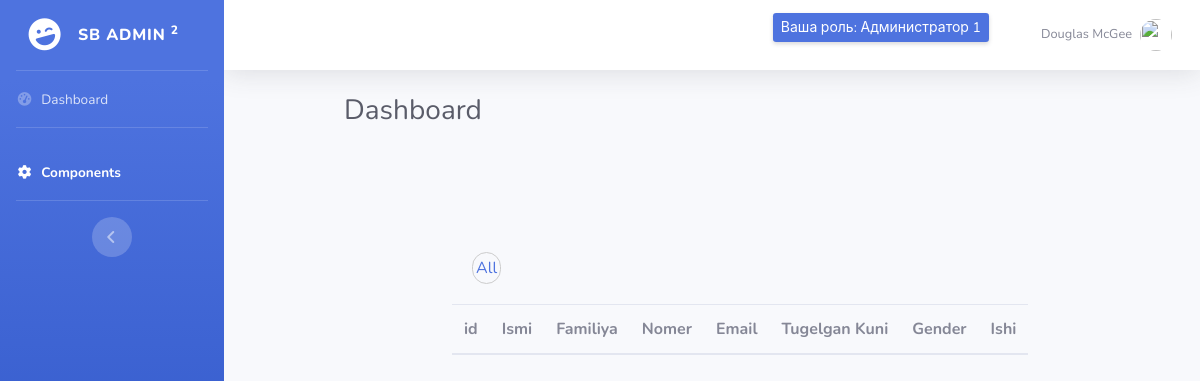
Page /workers/?job=ustoz (signed in) on the earlier database version.
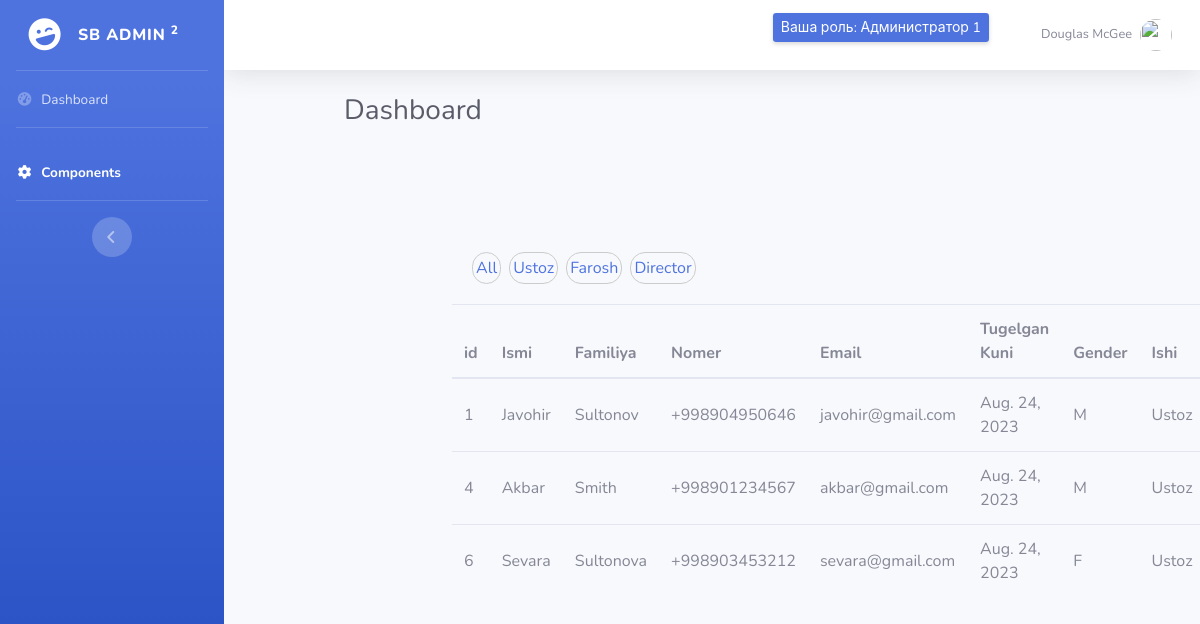
Same page on the later database version.
### dashboardapp/models.py (models this page shows, shortened)
class AdminProfile(models.Model):
    ADMIN_ROLES = (
        (1, 'Админ'),
        (2, 'Администратор 1'),
        (3, 'Администратор 2'),
        (4, 'Администратор 3'),
    )
    user = models.OneToOneField(User, on_delete=models.CASCADE)
    role = models.PositiveIntegerField(choices=ADMIN_ROLES)
    class Meta:
        verbose_name = 'Админ'
        verbose_name_plural = 'Админы'

class Workers(models.Model):
    first_name = models.CharField(max_length=50)
    last_name = models.CharField(max_length=50)
    email = models.EmailField()
    phone = PhoneNumberField()
    birtday = models.DateField(blank=False)
    gender = models.CharField(max_length=1, choices=Gender.choices)
    job = models.ForeignKey(Job, related_name='jobs', on_delete=models.CASCADE, null=True)

### forms_app/models.py (models this page shows)
class Job(models.Model):
    title = models.CharField(max_length=100)
    slug = models.SlugField(null=True)
    def __str__(self):
        return self.title

### dashboardapp/views.py (the view)
# urls.py: path('workers/', views.workers, name='dashboard-workers'),
def workers(request):
    jobs = Job.objects.all()
    workers = Workers.objects.all()
    active_category = request.GET.get('job', '')
    admin_profile = AdminProfile.objects.filter(user=request.user).first()
    if active_category:
        workers = workers.filter(job__slug=active_category)
    context = {
        'jobs' : jobs,
        'workers' : workers ,
        'active_category' : active_category,
        'admin_profile' : admin_profile
    }
    return render(request, 'dashboard-templates/workers.html', context)

### templates/dashboard-templates/workers.html (shortened to what this page needs)
{% extends 'dashboard-templates/base.html' %}
{% load static %}
{% block content %}
<div id="wrapper">
    <ul class="navbar-nav bg-gradient-primary sidebar sidebar-dark accordion" id="accordionSidebar">
        <a class="sidebar-brand d-flex align-items-center justify-content-center" href="{% url 'dashboard-index' %}">
            <div class="sidebar-brand-icon rotate-n-15">
                <i class="fas fa-laugh-wink"></i>
            </div>
            <div class="sidebar-brand-text mx-3">SB Admin <sup>2</sup></div>
        </a>
        <hr class="sidebar-divider my-0">
        <li class="nav-item">
            <a class="nav-link collapsed" href="{% url 'dashboard-index' %}   ">
                <i class="fas fa-fw fa-tachometer-alt"></i>
                <span>Dashboard</span></a>
        </li>
        <hr class="sidebar-divider">
        <li class="nav-item active">
            <a class="nav-link" href="{% url 'dashboard-workers' %}"  data-target="#collapseTwo"
                aria-expanded="true" aria-controls="collapseTwo">
                <i class="fas fa-fw fa-cog"></i>
                <span>Components</span>
            </a>
        </li>
        <hr class="sidebar-divider d-none d-md-block">
        <div class="text-center d-none d-md-inline">
            <button class="rounded-circle border-0" id="sidebarToggle"></button>
        </div>
    </ul>
    <div id="content-wrapper" class="d-flex flex-column">
        <div id="content">
            <nav class="navbar navbar-expand navbar-light bg-white topbar mb-4 static-top shadow">
                <ul class="navbar-nav ml-auto" style="display: flex;
                align-items: center;
                gap: 40px;">
                    <li class="nav-item dropdown no-arrow">
                        {% if admin_profile %}
                        <p class="d-none d-sm-inline-block  btn-sm btn-primary shadow-sm">Ваша роль:
                            {{ admin_profile.get_role_display }}</p>
                        {% endif %}
                    </li>
                    <li class="nav-item dropdown no-arrow">
                        <a class="nav-link dropdown-toggle" href="#" id="userDropdown" role="button"
                            data-toggle="dropdown" aria-haspopup="true" aria-expanded="false">
                            <span class="mr-2 d-none d-lg-inline text-gray-600 small">Douglas McGee</span>
                            <img class="img-profile rounded-circle" src="img/undraw_profile.svg">
                        </a>
                    </li>
                </ul>
            </nav>
            <div class="container-fluid">
                <div class="d-sm-flex align-items-center justify-content-between mb-4">
                    <h1 class="h3 mb-0 text-gray-800">Dashboard</h1>
                </div>
                <div class="row">
                    <div class="wrapper">
                        <div class="container">
                            <div class="filter-container">
                                <ul id="category-filter">
                                    <li data-category="all"><a href="{% url 'dashboard-workers' %}">All</li></a>
                                    {% for job in jobs %}
                                    <li><a href="{% url 'dashboard-workers' %}?job={{ job.slug }}"  style="text-decoration: none;">{{ job.title }}</li></a>
                                    {% endfor %}
                                </ul>
                            </div>
                            <table id="music" class="table table-responsive table-hover">
                                <thead>
                                    <tr class="myHead">
                                        <th>id</th>
                                        <th>Ismi</th>
                                        <th>Familiya</th>
                                        <th>Nomer</th>
                                        <th>Email</th>
                                        <th>Tugelgan Kuni</th>
                                        <th>Gender</th>
                                        <th>Ishi</th>
                                    </tr>
                                </thead>
                                <tbody>
                                    {% for worker in workers %}
                                    <tr>
                                        <td>{{ worker.id }}</td>
                                        <td>
                                            {{ worker.first_name }}
                                        </td>
                                        <td>{{ worker.last_name }}</td>
                                        <td>{{ worker.phone }}</td>
                                        <td>{{ worker.email }}</td>
                                        <td>{{ worker.birtday }}</td>
                                        <td>{{ worker.gender }}</td>
                                        <td>{{ worker.job }}</td>
                                    </tr>
                                    {% endfor %}
                                </tbody>
                            </table>
                        </div>
                    </div>
                </div>
            </div>
            {% endblock %}

### templates/dashboard-templates/base.html (shortened to what this page needs)
{% load static %}
<!DOCTYPE html>
<html lang="en">
<head>
    <link href="{% static 'assets/vendor/fontawesome-free/css/all.min.css' %}" rel="stylesheet" type="text/css">
        <link rel="stylesheet" href="https://cdn.jsdelivr.net/npm/bootstrap@4.0.0/dist/css/bootstrap.min.css">
    <link href="{% static 'assets/css/sb-admin-2.min.css' %}" rel="stylesheet">
</head>
<body id="page-top"></body>
{% block content %}
{% endblock  %}
</div>
</div>
</body>
</html>

### templates/dashboard-templates/workers.html (style rules this page uses)
.filter-container { margin: 20px; }
#category-filter { list-style: none; padding: 0; display: flex; }
#category-filter li { margin-right: 8px; cursor: pointer; padding: 3px; border: 1px solid #ccc; border-radius: 15px; }
.wrapper { margin: 80px 0; }
.table>tbody>tr>td { vertical-align: middle; }

Differences in the rows shown:
added Job: title "Ustoz"
added Job: title "Farosh"
added Job: title "Director"
added Workers: id "1", first_name "Javohir", last_name "Sultonov", phone "+998904950646", email "javohir@gmail.com", birtday "Aug. 24, 2023", gender "M", job "Ustoz"
added Workers: id "4", first_name "Akbar", last_name "Smith", phone "+998901234567", email "akbar@gmail.com", birtday "Aug. 24, 2023", gender "M", job "Ustoz"
added Workers: id "6", first_name "Sevara", last_name "Sultonova", phone "+998903453212", email "sevara@gmail.com", birtday "Aug. 24, 2023", gender "F", job "Ustoz"
